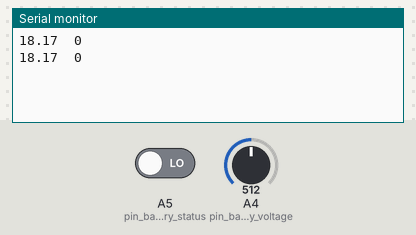
This sketch was run on a simulated Arduino Zero (SAMD21). Shown: the last lines printed to the serial monitor. The test bench sets the inputs (shaded band); at power-on: A4 (pin_battery_voltage) = 512, A5 (pin_battery_status) LOW.

Above: at 5.8 s.
5.9 s: A4 (pin_battery_voltage) set to 716
At 11.4 s:
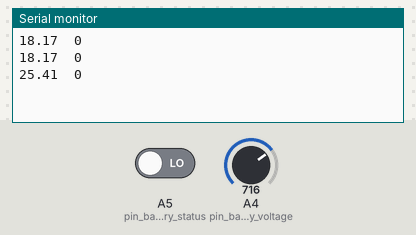
11.9 s: A5 (pin_battery_status) driven HIGH
At 16.4 s:
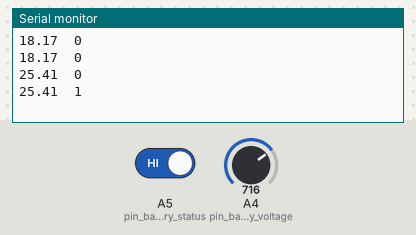
17.9 s: A4 (pin_battery_voltage) set to 900
At 21.4 s:
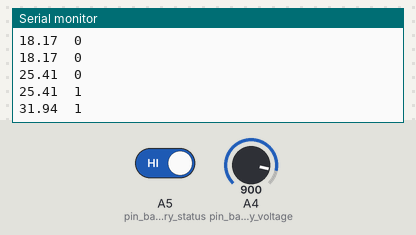
23.9 s: A5 (pin_battery_status) driven LOW
At 26.5 s:
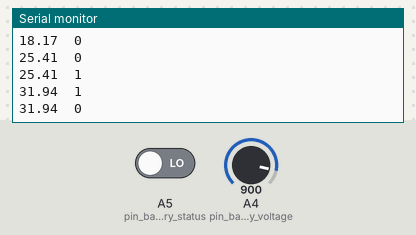
Timing chart, 0 to 28.0 s (numbered marks = the images above; inputs shaded):
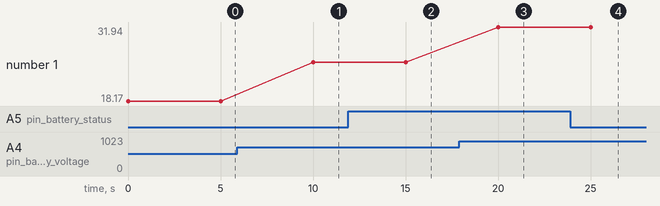

The sketch:

batterycheck.ino
```cpp
// battey of Seeeduino LoRaWAN

const int pin_battery_status  = A5;
const int pin_battery_voltage = A4;

void setup() {
    SerialUSB.begin(115200);
    pinMode(pin_battery_status, INPUT);
}

void loop() {

    int a = analogRead(pin_battery_voltage);
    float v = a/1023.0*3.3*11.0;        // there's an 1M and 100k resistor divider
    SerialUSB.print(v, 2);
    SerialUSB.print('\t');
    SerialUSB.println(digitalRead(pin_battery_status));

    delay(5000);
}
```

Measured:
- after the input at 5.9 s, the serial monitor: prints a new line after 4.1 s (image 1)
- after the input at 11.9 s, the serial monitor: prints a new line after 3.1 s (image 2)
- after the input at 17.9 s, the serial monitor: prints a new line after 2.1 s (image 3)
- after the input at 23.9 s, the serial monitor: prints a new line after 1.1 s (image 4)
- plotted number 1: 18.17 → 25.41 after the input at 5.9 s, 25.41 → 31.94 after the input at 17.9 s
